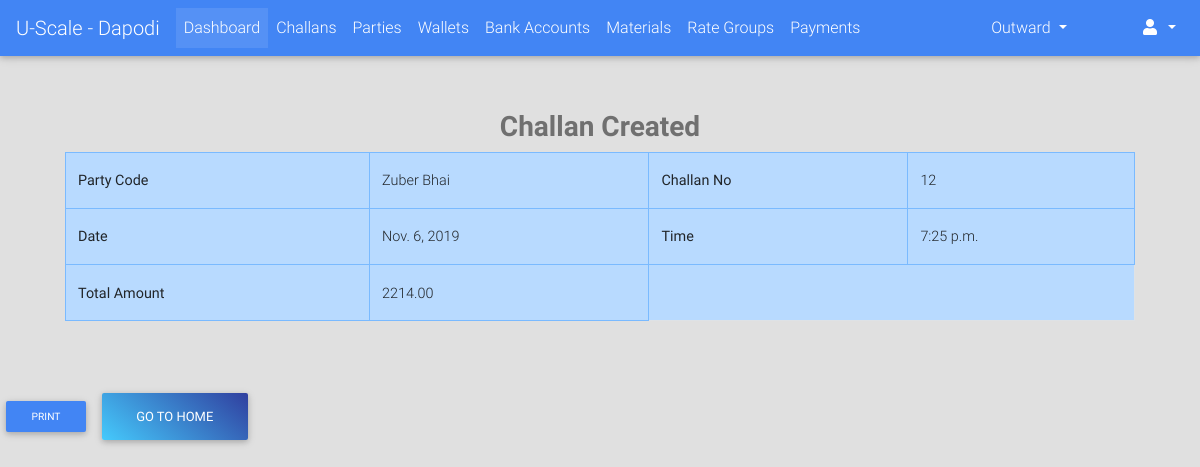
Screenshot of /challans/done/12/ (signed in) with the database file from the repository.
### challans/models.py (models this page shows, shortened)
class Challan(models.Model):
    STATUS_CHOICES = (("PN", "Pending"), ("DN", "Done"))
    created_by = models.ForeignKey(User, on_delete=models.PROTECT)
    party = models.ForeignKey("parties.Party", on_delete=models.CASCADE)
    challan_no = models.PositiveIntegerField(blank=True, null=True)
    vehicle_details = models.CharField(max_length=128, blank=True, null=True)
    weights_amount = models.DecimalField(max_digits=9, decimal_places=2, default=decimal.Decimal(0.00))
    extra_charges = models.DecimalField(verbose_name="Kata Charges", max_digits=9, decimal_places=2,
                                        default=decimal.Decimal(0.00), validators=[MinValueValidator(limit_value=0), MaxValueValidator(limit_value=100)])
    round_amount = models.DecimalField(max_digits=4, decimal_places=2, default=decimal.Decimal(0.00), validators=[MinValueValidator(limit_value=-10), MaxValueValidator(limit_value=10)])
    total_amount = models.DecimalField(max_digits=9, decimal_places=2, default=decimal.Decimal(0.00), validators=[MinValueValidator(limit_value=0)])
    image = models.ImageField(upload_to="payments/", blank=True, null=True)
    extra_info = models.TextField(blank=True)
    created_on = models.DateTimeField(auto_now_add=True, editable=True)
    updated_on = models.DateTimeField(auto_now=True, editable=True)
    is_entries_done = models.BooleanField(default=False)
    is_reports_done = models.BooleanField(default=False)
    is_rates_assigned = models.BooleanField(default=False)
    is_payed = models.BooleanField(default=False)
    status = models.CharField(max_length=2, choices=STATUS_CHOICES, default="PN")

### parties/models.py (models this page shows, shortened)
class Party(models.Model):
    RATE_TYPE_CHOICES = (("GR", "Group Rate"), ("IR", "Individual Rate"))
    rate_type = models.CharField(max_length=2, choices=RATE_TYPE_CHOICES)
    rate_group = models.ForeignKey("rates.RateGroup", on_delete=models.PROTECT, blank=True, null=True)
    name = models.CharField(max_length=128)
    party_code = models.CharField(max_length=32, blank=True)
    address = models.TextField(blank=True)
    phone = models.CharField(max_length=13)
    whatsapp = models.CharField(max_length=13, blank=True)
    email = models.EmailField(blank=True, null=True)
    extra_info = models.TextField(blank=True)
    is_wallet_party = models.BooleanField(default=False)
    is_active = models.BooleanField(default=True)
    @property
    def get_display_text(self):
        return self.name
    class Meta:
        verbose_name = "Party"
        verbose_name_plural = "Parties"

### challans/views.py (the view)
# urls.py: url(r'^done/(?P<challan_no>[0-9a-zA-Z-]+)/$', views.ChallanDoneView.as_view(), name="done"),
class ChallanDoneView(LoginRequiredMixin, DetailView):
    model = Challan
    slug_url_kwarg = "challan_no"
    slug_field = "challan_no"
    template_name = "challans/done.html"

### portal/templates/challans/done.html (shortened to what this page needs)
{% extends "portal/base.html" %}
{% load crispy_forms_tags %}
{% block content %}
    <div class="container" style="padding: 50px 20px">
        <div class="heading" id="heading">
            <h3 class="text-black-50 font-weight-bold text-center">Challan Created</h3>
        </div>
        <div class="container" id="challanDetails">
            <table class="table table-bordered table-primary">
                <tbody>
                    <tr>
                        <th>Party Code</th>
                        <td>{{ challan.party.get_display_text }}</td>
                        <th>Challan No</th>
                        <td>{{ challan.challan_no }}</td>
                    </tr>
                    <tr>
                        <th>Date</th>
                        <td>{{ challan.created_on.date }}</td>
                        <th>Time</th>
                        <td>{{ challan.created_on.time }}</td>
                    </tr>
                    <tr>
                        <th>Total Amount</th>
                        <td>{{ challan.total_amount }}</td>
                    </tr>
                </tbody>
            </table>
        </div>
    </div>
    <button class="btn btn-primary btn-sm">Print</button>
    <a href="{% url "portal:home" %}"><button class="btn blue-gradient">Go to home</button></a>
{% endblock %}

### rows the page displays
Challan: party.get_display_text "Zuber Bhai", challan_no "12", created_on "Nov. 6, 2019", created_on.time "7:25 p.m.", total_amount "2214.00"
